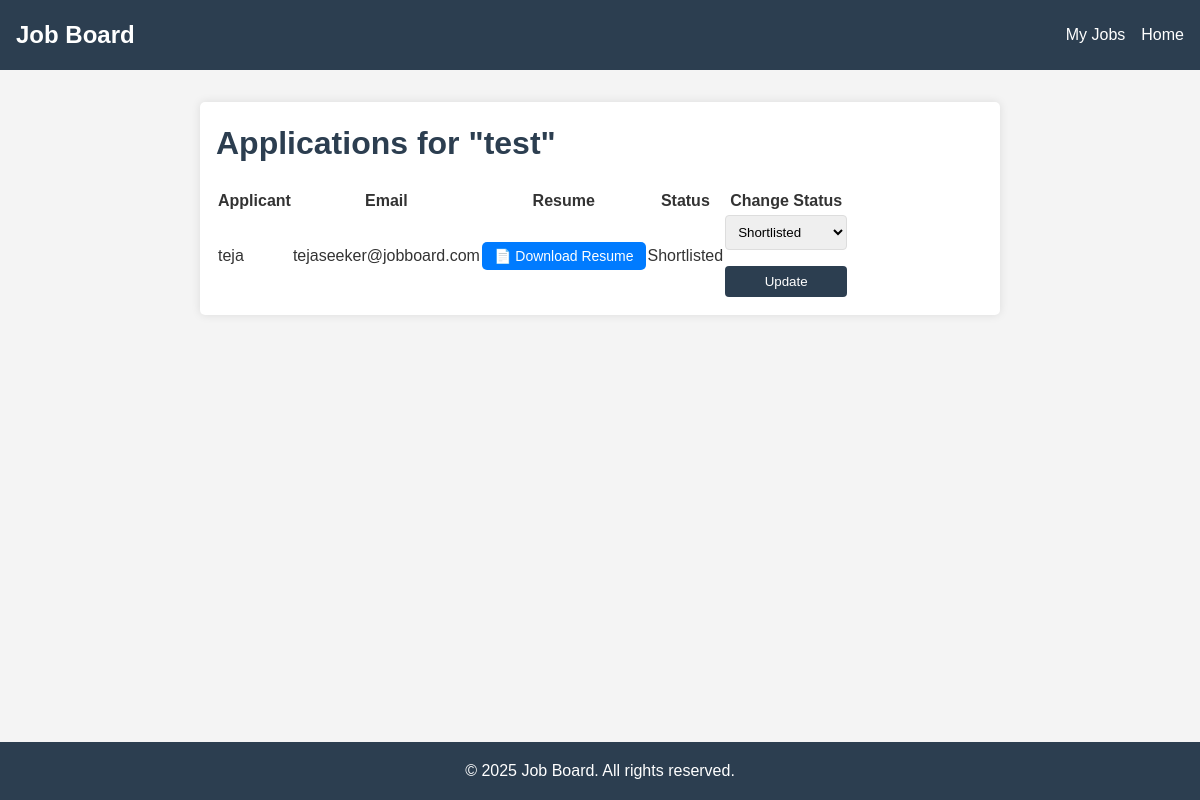
Page /employer/job/3/applications (signed in) on the committed database.
### backend/models.py (models this page shows)
class Job(db.Model):
    __tablename__ = 'job'
    id = db.Column(db.Integer, primary_key=True)
    title = db.Column(db.String(100), nullable=False)
    description = db.Column(db.Text)
    location = db.Column(db.String(100))
    salary = db.Column(db.Float)
    category = db.Column(db.String(100))
    employer_id = db.Column(db.Integer, db.ForeignKey('employer.id'), nullable=False)
    employer = db.relationship('Employer', back_populates='jobs', lazy=True)
    applications = db.relationship('Application', back_populates='job', lazy=True)

class Application(db.Model):
    __tablename__ = 'application'
    id = db.Column(db.Integer, primary_key=True)
    job_id = db.Column(db.Integer, db.ForeignKey('job.id'), nullable=False)
    seeker_id = db.Column(db.Integer, db.ForeignKey('job_seeker.id'), nullable=False)
    status = db.Column(db.String(50), default='Applied')
    job = db.relationship('Job', back_populates='applications', lazy=True)
    seeker = db.relationship('JobSeeker', back_populates='applications', lazy=True)

class JobSeeker(db.Model):
    __tablename__ = 'job_seeker'
    id = db.Column(db.Integer, primary_key=True)
    name = db.Column(db.String(100), nullable=False)
    email = db.Column(db.String(120), unique=True, nullable=False)
    password = db.Column(db.String(200), nullable=False)
    resume = db.Column(db.String(200))
    applications = db.relationship('Application', back_populates='seeker', lazy=True)

### backend/app.py (the view)
    @app.route("/employer/job/<int:job_id>/applications")
    @login_required(role="employer")
    def employer_view_applications(job_id):
        job = Job.query.get_or_404(job_id)
        if job.employer_id != session["user_id"]:
            flash("Unauthorized.", "danger")
            return redirect(url_for("employer_jobs"))
        applications = (
            Application.query.filter_by(job_id=job_id)
            .join(JobSeeker)
            .add_entity(JobSeeker)
            .all()
        )
        return render_template(
            "employer_view_applications.html",
            job=job,
            applications=applications
        )

### templates/employer_view_applications.html (shortened to what this page needs)
<!DOCTYPE html>
<html lang="en">
<head>
    <link rel="stylesheet" href="{{ url_for('static', filename='css/style.css') }}">
</head>
<body>
<nav>
    <h2>Job Board</h2>
    <ul>
        <li><a href="{{ url_for('employer_jobs') }}">My Jobs</a></li>
        <li><a href="{{ url_for('index') }}">Home</a></li>
    </ul>
</nav>
<main>
    <h1>Applications for "{{ job.title }}"</h1>
    <table>
        <thead>
        <tr>
            <th>Applicant</th>
            <th>Email</th>
            <th>Resume</th>
            <th>Status</th>
            <th>Change Status</th>
        </tr>
        </thead>
        <tbody>
        {% for app, seeker in applications %}
            <tr>
                <td>{{ seeker.name }}</td>
                <td>{{ seeker.email }}</td>
                <td>
                    {% if seeker.resume %}
                        <a href="{{ url_for('uploaded_file', filename=seeker.resume) }}"
                           class="btn-download" target="_blank">
                            📄 Download Resume
                        </a>
                    {% else %}
                        No Resume
                    {% endif %}
                </td>
                <td>{{ app.status }}</td>
                <td>
                    <form method="post"
                          action="{{ url_for('update_application_status', application_id=app.id) }}">
                        <select name="status">
                            <option value="Shortlisted" {% if app.status=='Shortlisted' %}selected{% endif %}>Shortlisted</option>
                        </select>
                        <button type="submit">Update</button>
                    </form>
                </td>
            </tr>
        {% endfor %}
        </tbody>
    </table>
</main>
<footer>
    <p>&copy; 2025 Job Board. All rights reserved.</p>
</footer>
</body>
</html>

### static/css/style.css (style rules this page uses)
* { margin: 0; padding: 0; box-sizing: border-box; }
body { font-family: 'Arial', sans-serif; line-height: 1.6; background-color: #f4f4f4; color: #333; }
nav { background-color: #2c3e50; color: white; padding: 1rem; display: flex; justify-content: space-between; align-items: center; }
nav h2 { margin: 0; }
nav ul { list-style: none; display: flex; gap: 1rem; }
nav a { color: white; text-decoration: none; }
main { max-width: 800px; margin: 2rem auto; padding: 1rem; background: white; border-radius: 5px; box-shadow: 0 0 10px rgba(0, 0, 0, 0.1); }
h1 { color: #2c3e50; margin-bottom: 1rem; }
form { display: grid; gap: 1rem; max-width: 400px; }
input, select, textarea, button { padding: 0.5rem; border: 1px solid #ddd; border-radius: 4px; }
button { background-color: #2c3e50; color: white; border: none; cursor: pointer; }
a { color: #2980b9; text-decoration: none; }
footer { text-align: center; padding: 1rem; background-color: #2c3e50; color: white; position: fixed; width: 100%; bottom: 0; }
.btn-download { background-color: #007bff; padding: 6px 12px; color: white; text-decoration: none; border-radius: 5px; font-size: 14px; }

### rows in the picture
Job: title "test"
Application: name "teja", email "tejaseeker@jobboard.com", status "Shortlisted"
